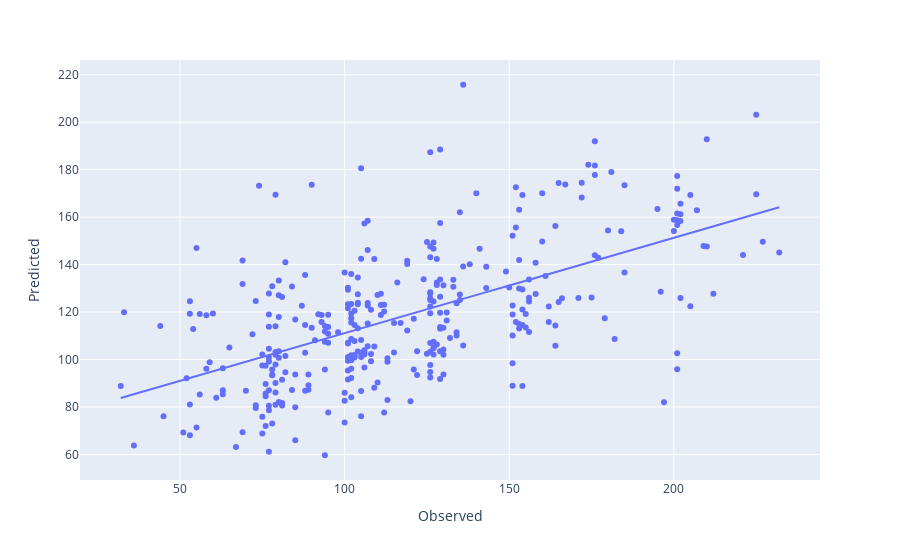

Notebook code for this chart:
### Markdown cell above
# LINEAR REGRESSION ANALYSIS BETWEEN PERDICTED AND OBSERVED TEST_SET VALUES

### Code cell
fig = px.scatter(final, x="Observed", y="Predicted", trendline="ols")
fig.show()

results = px.get_trendline_results(fig)
print(results)

### Figure 1 — Plotly figure (JSON) as saved in the notebook; plotly's stock layout.template omitted (floating-point values rounded to 4 significant figures; data arrays with more than 128 entries replaced by an {"elided": "..."} marker saying what was removed)
{"data": [{"hovertemplate": "Observed=%{x}<br>Predicted=%{y}<extra></extra>", "legendgroup": "", "marker": {"color": "#636efa", "symbol": "circle"}, "mode": "markers", "name": "", "orientation": "v", "showlegend": false, "type": "scatter", "x": {"elided": "343 int values"}, "xaxis": "x", "y": {"elided": "343 float values"}, "yaxis": "y"}, {"hovertemplate": "<b>OLS trendline</b><br>Predicted = 0.402012 * Observed + 70.8855<br>R<sup>2</sup>=0.347427<br><br>Observed=%{x}<br>Predicted=%{y} <b>(trend)</b><extra></extra>", "legendgroup": "", "marker": {"color": "#636efa", "symbol": "circle"}, "mode": "lines", "name": "", "showlegend": false, "type": "scatter", "x": {"elided": "343 int values"}, "xaxis": "x", "y": {"elided": "343 float values"}, "yaxis": "y"}], "layout": {"legend": {"tracegroupgap": 0}, "margin": {"t": 60}, "xaxis": {"anchor": "y", "domain": [0, 1], "title": {"text": "Observed"}}, "yaxis": {"anchor": "x", "domain": [0, 1], "title": {"text": "Predicted"}}}}
